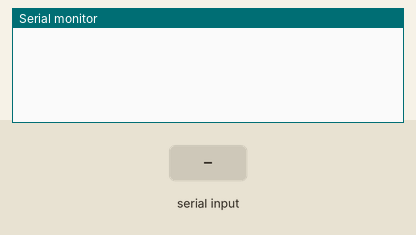
Bench run of a sketch on a simulated Arduino Uno, built with avr-gcc and run on an emulated ATmega328P. Shown: the last lines printed to the serial monitor. Inputs (shaded band) come from the test bench.

Above: at 1.2 s.
1.3 s: "Hello" received over the second serial link
At 2.5 s:
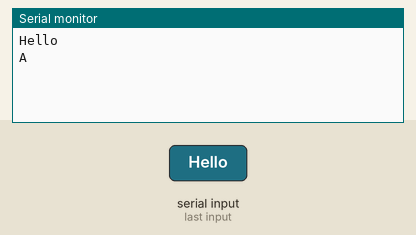
2.8 s: "Fan" received over the second serial link
At 4.0 s:
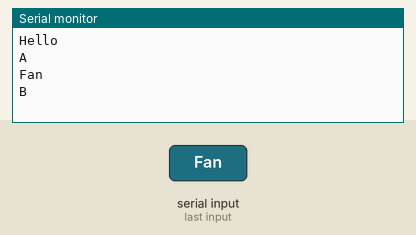
4.3 s: "*fan on" received over the second serial link
At 5.5 s:
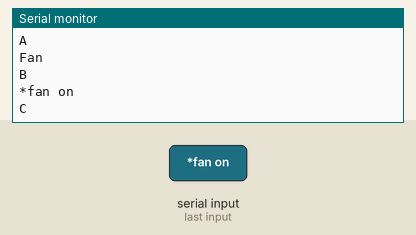
5.8 s: "*fan off" received over the second serial link
At 7.0 s:
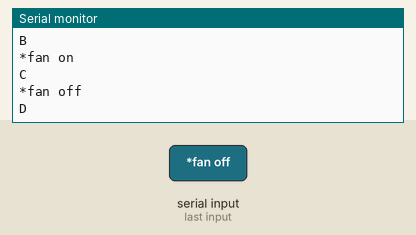
7.3 s: "*door on" received over the second serial link
At 8.3 s:
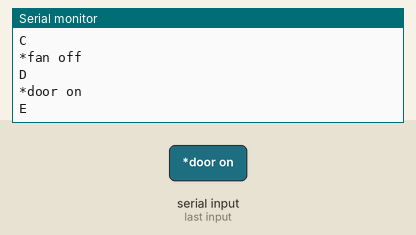
8.8 s: "*door off" received over the second serial link
At 9.9 s:
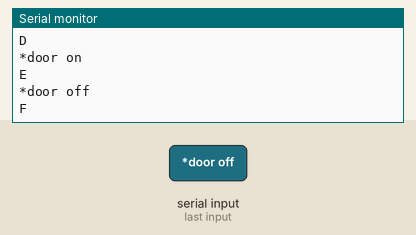

The sketch:

Thesis_voice_final_transmitter.ino
```cpp
#include <SoftwareSerial.h>
SoftwareSerial BT(10,11);
String voice;
const int gasPin = A0;
int sensorThres = 400;
int analogSensor = analogRead(gasPin);

void setup() {
  BT.begin(9600);
  Serial.begin(9600);
  pinMode(gasPin, INPUT);
  }

  // put your setup code here, to run once:


void loop() {


  while (BT.available()){
    delay(10);
    char c=BT.read();
    if (c=='#') {
      break;
    }
    voice += c;
  }

  if ( voice.length()>0){
    Serial.println(voice);


    if (voice == "Hello"){
      Serial.println("A");
    }
    if (voice == "Fan"){
      Serial.println("B");
    }
    if (voice == "*fan on"){
      Serial.println("C");
    }
    if (voice == "*fan off"){
      Serial.println("D");
    }
    if (voice == "*door on"){
      Serial.println("E");
    }
    if (voice == "*door off"){
      Serial.println("F");
    }
    if (voice == "*all on"){
      Serial.println("G");
    }
    if (voice == "*all off"){
      Serial.println("H");
    }


    voice="";
  }

}
```

Measured:
- after the input at 1.3 s, the serial monitor: prints a new line after 0.05 s (image 1)
- after the input at 2.8 s, the serial monitor: prints a new line at once (image 2)
- after the input at 4.3 s, the serial monitor: prints a new line after 0.07 s (image 3)
- after the input at 5.8 s, the serial monitor: prints a new line after 0.08 s (image 4)
- after the input at 7.3 s, the serial monitor: prints a new line after 0.08 s (image 5)
- after the input at 8.8 s, the serial monitor: prints a new line after 0.09 s (image 6)
